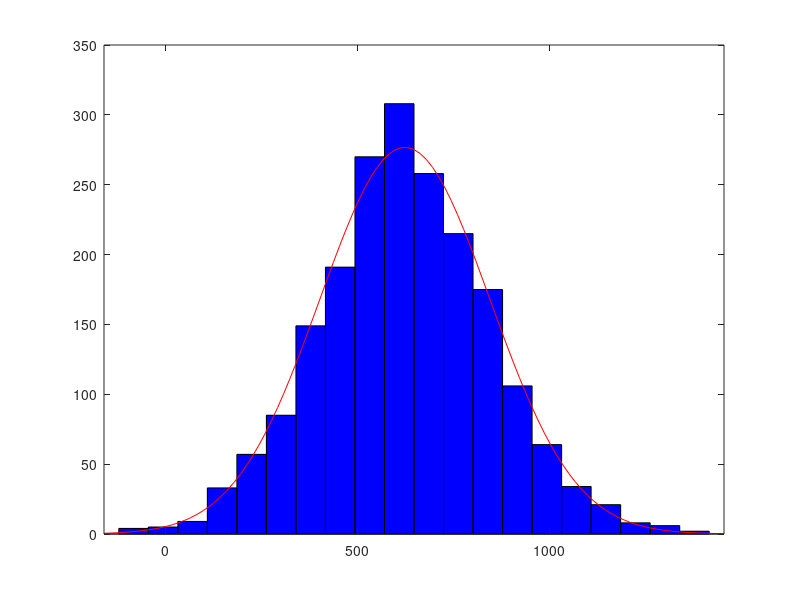

Here is the MATLAB script that generated this plot: (Note: this script raises an error after producing the figure.)
%% get matrix for color characterization (for L,M,S cone stimuli)
addpath('/users/kaciedougherty/documents/code/mlanalysis')
addpath('/users/kaciedougherty/documents/code/processdata_code')
clear all 
close all 
pack

% testing code!
RGUNsamps = normrnd(620,220,[2000 1]);
GGUNsamps = normrnd(550,200,[2000 1]);
BGUNsamps = normrnd(450,200,[2000 1]);

rh   = histfit(RGUNsamps,20); 
wvr  = floor(rh(2).XData); froi_r = wvr(wvr>=380 & wvr<=780); 
denr = rh(2).YData; denoi_r = calcNormData(denr(wvr>=380 & wvr<=780)','within')';
close 

gh   = histfit(GGUNsamps); 
wvg  = floor(gh(2).XData); froi_g  = wvg(wvg>=380 & wvg<=780);
deng = gh(2).YData; denoi_g = calcNormData(deng(wvg>=380 & wvg<=780)','within')';
close

bh   = histfit(BGUNsamps); 
wvb  = floor(bh(2).XData); froi_b = wvb(wvb>=380 & wvb<=780);   
denb = bh(2).YData; denoi_b = calcNormData(denb(wvb>=380 & wvb<=780)','within')'; 
close; 

RGUN = denoi_r'; GGUN = denoi_g'; BGUN = denoi_b'; 
if size(denoi_r) ~= size(denoi_g) ~= size(denoi_b)
    RGUN = RGUN(1:min([length(denoi_r) length(denoi_g) length(denoi_b)])); 
    GGUN = GGUN(1:min([length(denoi_r) length(denoi_g) length(denoi_b)]));
    BGUN = BGUN(1:min([length(denoi_r) length(denoi_g) length(denoi_b)]));
end

%%
samp        = 4;                % sampling resoultion nm 
wavelengths = [1:length(RGUN)]; % [380:samp:780];

% get cone spectra (S) and name emission spectra (P):
[conespectraSampled]=Stockman_Sharpe_cone_fundamentals();
S = conespectraSampled(1:length(wavelengths),1:3)'...
    *samp;                      % conespectraSampled(:,1:3); clear conespectraSampled;
P = [RGUN GGUN BGUN]./1000;     % rows are wavelength, columns are guns (emission spectra)


w = [1 0 0; 0 1 0; 0 0 1];      % desired phosophor intensities, w
c = P*w;                        % spectrum of colored stimulus, c

% calculate cone coordinates:
s = S*c; 





